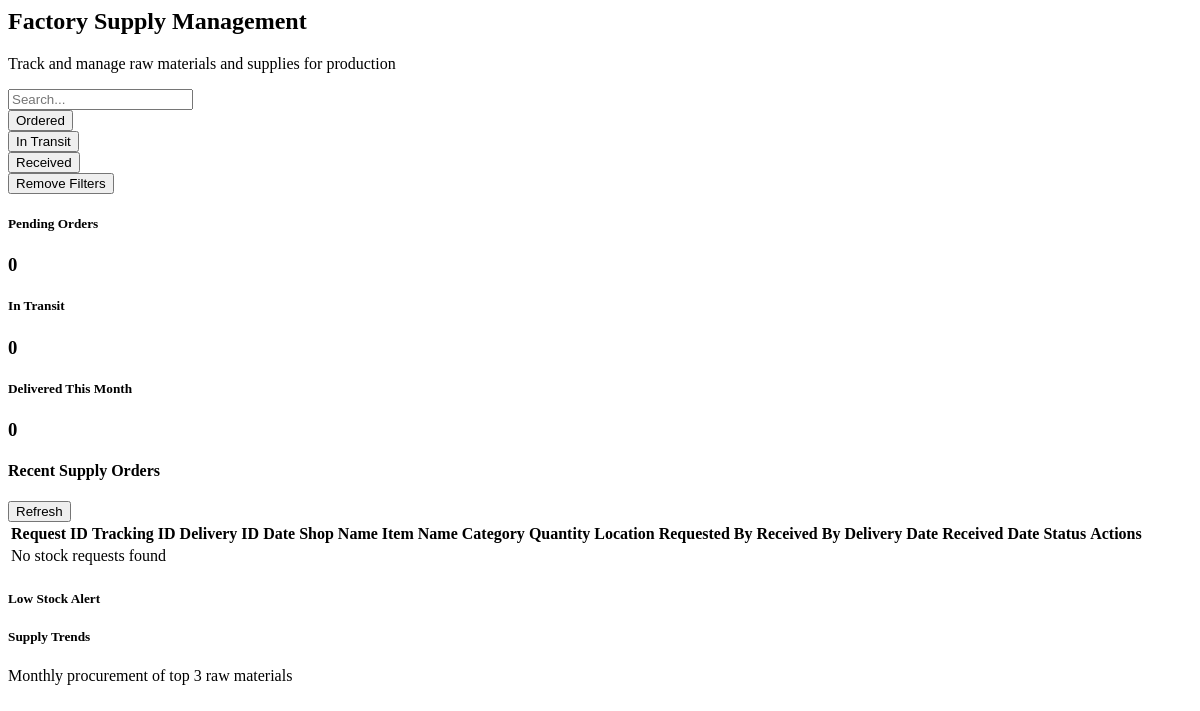
Page /Dashboard/Factory/supply_management.php on the earlier database version.
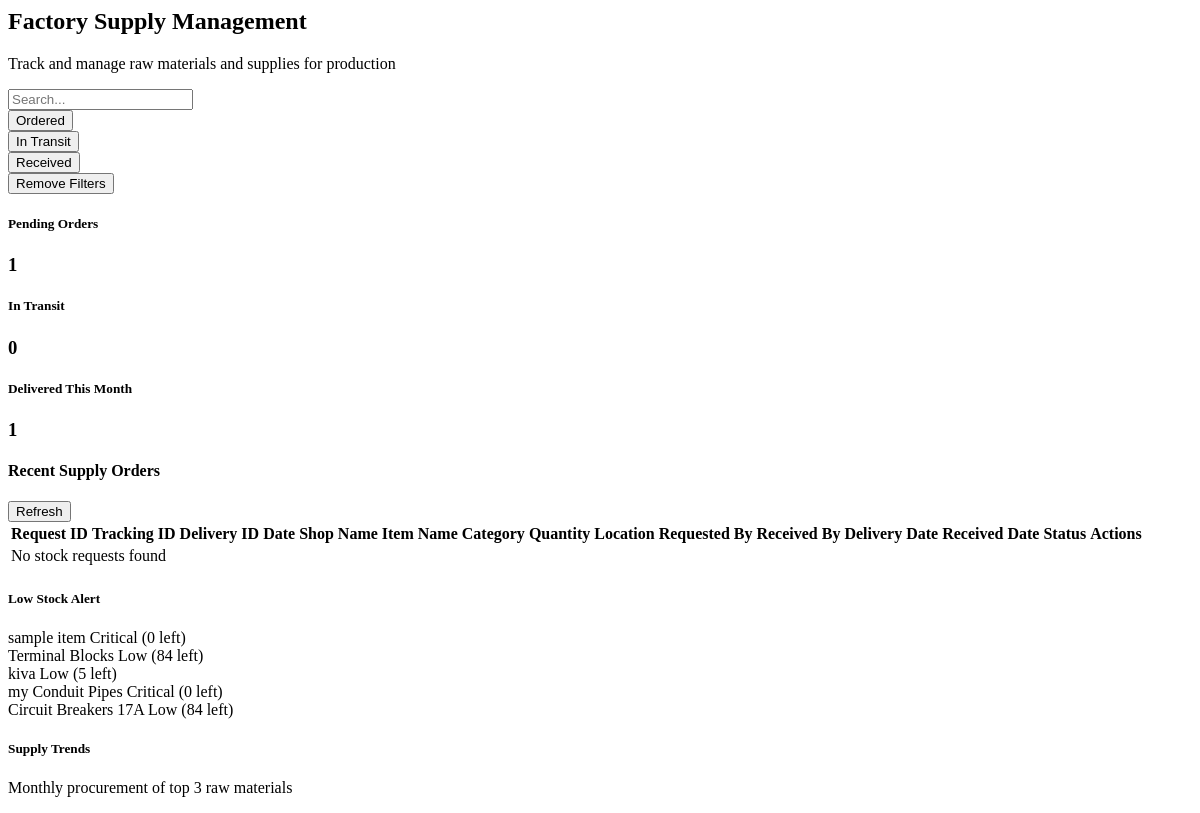
Same page on the later database version.
### tables this page shows
CREATE TABLE `factory_stock` (
  `stock_id` int(20) NOT NULL,
  `item_name` varchar(100) NOT NULL,
  `category` varchar(50) NOT NULL,
  `quantity` int(11) NOT NULL,
  `value` decimal(10,2) NOT NULL,
  `status` varchar(20) NOT NULL,
  `record_date` date NOT NULL DEFAULT curdate()
);

### Dashboard/Factory/supply_management.php (the view, shortened to what the changed rows need)
<?php
include '../../_conn.php';
$pending = $conn->query("SELECT COUNT(*) as count FROM retail_store_stock_request WHERE status='Ordered'")->fetch_assoc()['count'];
$delivered = $conn->query("SELECT COUNT(*) as count FROM retail_store_stock_request WHERE status='Received' AND received_date <= CURDATE() AND received_date >= CURDATE() - INTERVAL 30 DAY")->fetch_assoc()['count'];
?>
<div class="d-flex justify-content-between align-items-center mb-4">
    <div>
        <h2 class="fw-bold">Factory Supply Management</h2>
    </div>
</div>
<div class="row mb-5 g-3">
    <div class="col-md-4">
        <div class="card text-center p-3">
            <h5 class="mb-0">Pending Orders</h5>
            <h3 class="fw-bold"><?= $pending ?></h3>
        </div>
    </div>
    <div class="col-md-4">
        <div class="card text-center p-3">
            <h5 class="mb-0">Delivered This Month</h5>
            <h3 class="fw-bold"><?= $delivered ?></h3>
        </div>
    </div>
</div>
<div class="table-responsive mb-5">
    <table class="table table-bordered table-hover" id="ordersTable">
        <thead>
            <tr>
                <th>Request ID</th>
                <th>Tracking ID</th>
                <th>Delivery ID</th>
                <th>Date</th>
                <th>Shop Name</th>
                <th>Item Name</th>
                <th>Category</th>
                <th>Quantity</th>
                <th>Location</th>
                <th>Requested By</th>
                <th>Received By</th>
                <th>Delivery Date</th>
                <th>Received Date</th>
                <th>Status</th>
                <th>Actions</th>
            </tr>
        </thead>
    </table>
</div>
<?php
$low_stock_items = [];
$query = $conn->prepare("SELECT item_name, quantity, status FROM factory_stock WHERE status IN ('Low Stock', 'Out of Stock')");
$query->execute();
$result = $query->get_result();
while ($row = $result->fetch_assoc()) {
    if ($row['status'] === 'Out of Stock') {
        $level = 'Critical';
    } else {
        $level = 'Low';
    }
    $low_stock_items[] = [
        'item' => $row['item_name'],
        'stock' => $row['quantity'],
        'level' => $level
    ];
}
?>
<div class="row g-4">
    <div class="col-md-6">
        <div class="card p-3">
            <div class="space-y-4">
                <?php foreach ($low_stock_items as $item): ?>
                    <div class="d-flex justify-content-between align-items-center mb-3">
                        <span class="font-medium"><?php echo htmlspecialchars($item['item']); ?></span>
                        <span
                            class="<?php echo $item['level'] === 'Critical' ? 'text-danger' : 'text-warning'; ?> font-medium">
                            <?php echo htmlspecialchars($item['level']); ?>
                            (<?php echo htmlspecialchars($item['stock']); ?> left)
                        </span>
                    </div>
                <?php endforeach; ?>
            </div>
        </div>
    </div>
</div>

Differences in the rows shown:
added factory_stock: item_name "sample item", level "Critical", quantity "0"
added factory_stock: item_name "Terminal Blocks", level "Low", quantity "84"
added factory_stock: item_name "kiva", level "Low", quantity "5"
added factory_stock: item_name "my Conduit Pipes", level "Critical", quantity "0"
added factory_stock: item_name "Circuit Breakers 17A", level "Low", quantity "84"
Other differences:
$pending: "0" → "1"
$delivered: "0" → "1"
